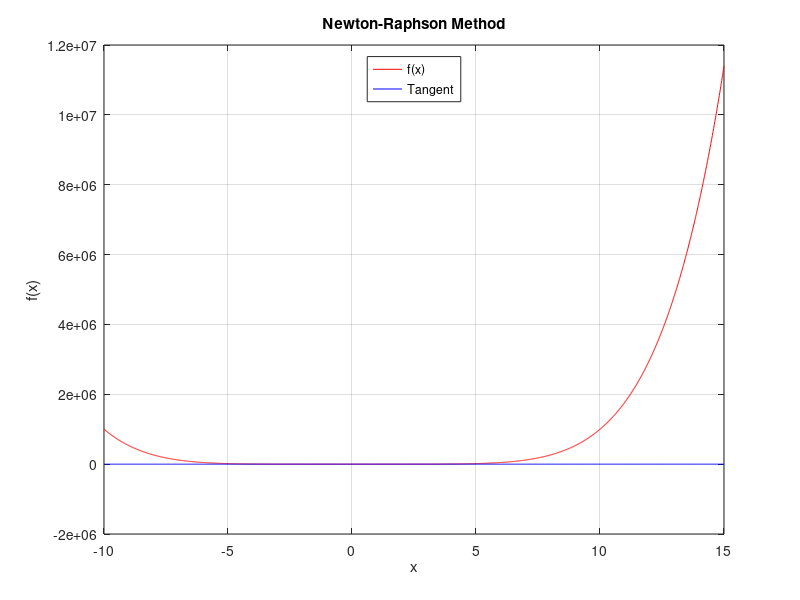

This figure's MATLAB source:
function newton_raphson
    clc
    
    a = -10;    
    b = 15;
    
    f = @(x) x.^6 -x - 1;
    g = @(x) 6*x.^5 -1; 
    
    lower = a;    
    step = 0.01;    
    upper = b;   
    
    xplot = lower : step : upper;  
    
    tol = 10^-6;  
    error = 1000; 
    iteration = 0;
    initial_root = 10;
    
    fprintf('a = %2.6f\nb = %2.6f\n\nat iteration%2i ', a, b, iteration)
    fprintf('\n\n    a          b          initial_root        new_root       error       f(new_root)       iteration')

    while error > tol
    plot(xplot,f(xplot),'r') 
    hold on;
    tangent = @(x) (x-initial_root)*g(initial_root) + f(initial_root);
    plot(xplot,tangent(xplot),'b')
    hold off;
    
    title('Newton-Raphson Method');                   
    xlabel('x');                                                                                              
    ylabel('f(x)');
    grid on;
    Labels = legend('f(x)', 'Tangent');
    set(Labels,'location','north');
    
    new_root = initial_root - f(initial_root)/g(initial_root);       
    iteration = iteration + 1; 
    error = abs(new_root - initial_root);
    
    fprintf('\n%2.6f %11.6f %13.6f %17.6f %12.6f %17.6f %11.i', a, b, initial_root, new_root, error, f(new_root), iteration)   
    initial_root = new_root;
    pause(0.7)     
    end
    fprintf('\nRoot is %2.6f after %2i iterations. \n\n', new_root, iteration) 
end